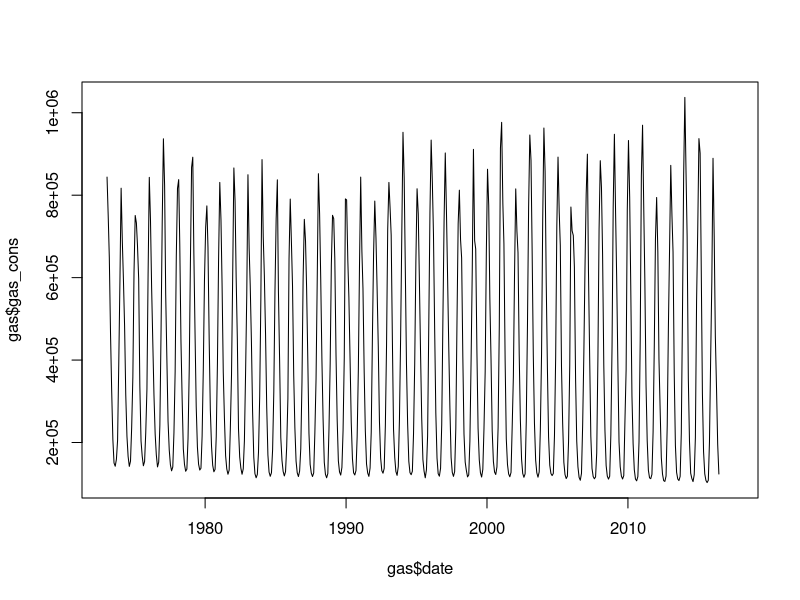
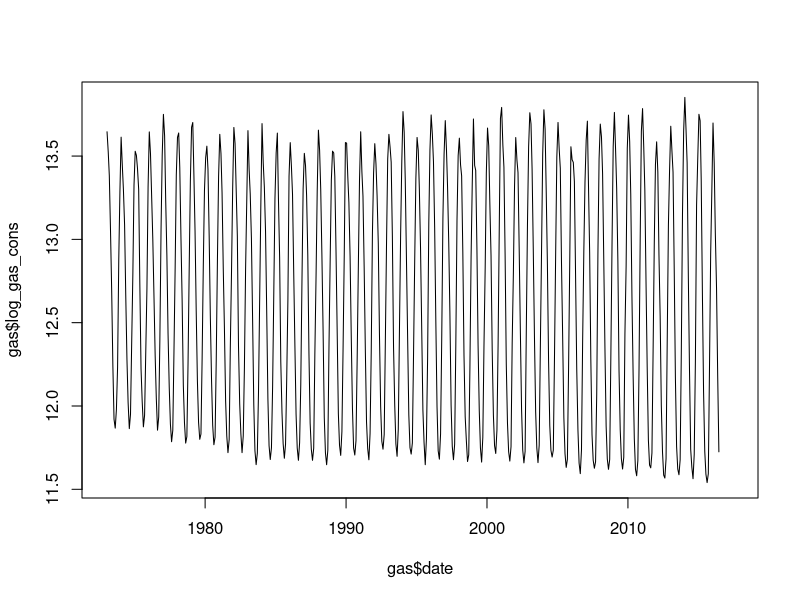

R code for these plots, in order:
setwd("/Users/sebastienpenet/Documents/ESSEC/Forecasting/HW3-master")

# LOAD

gas = read.csv('data/gas.csv')
temp = read.csv('data/temp.csv')
google = read.csv('data/google.csv')

summary(gas)
gas$date <- as.Date(gas$date)
plot(gas$date, gas$gas_cons, type="l")
plot(gas$date, gas$log_gas_cons, type="l")
